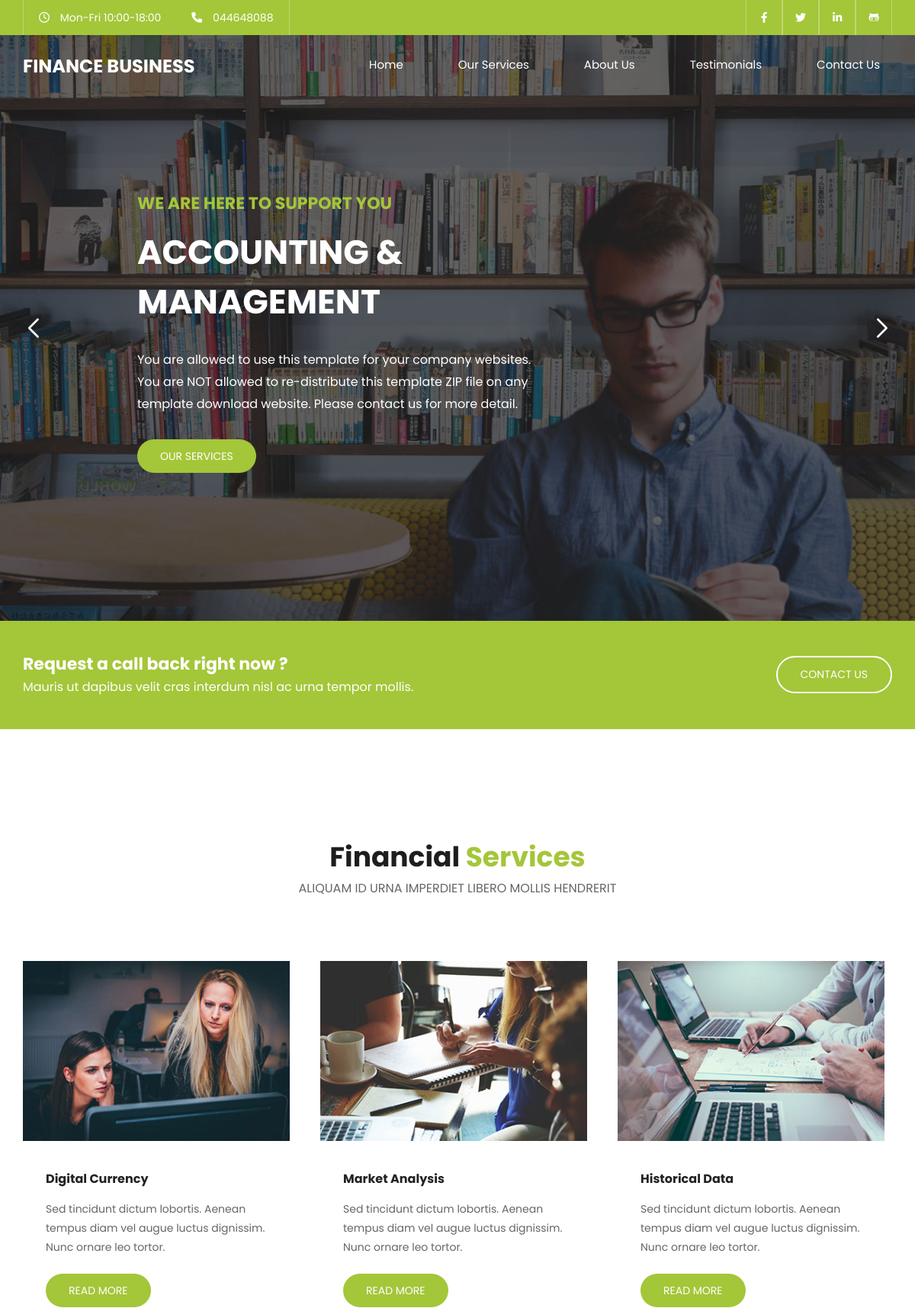
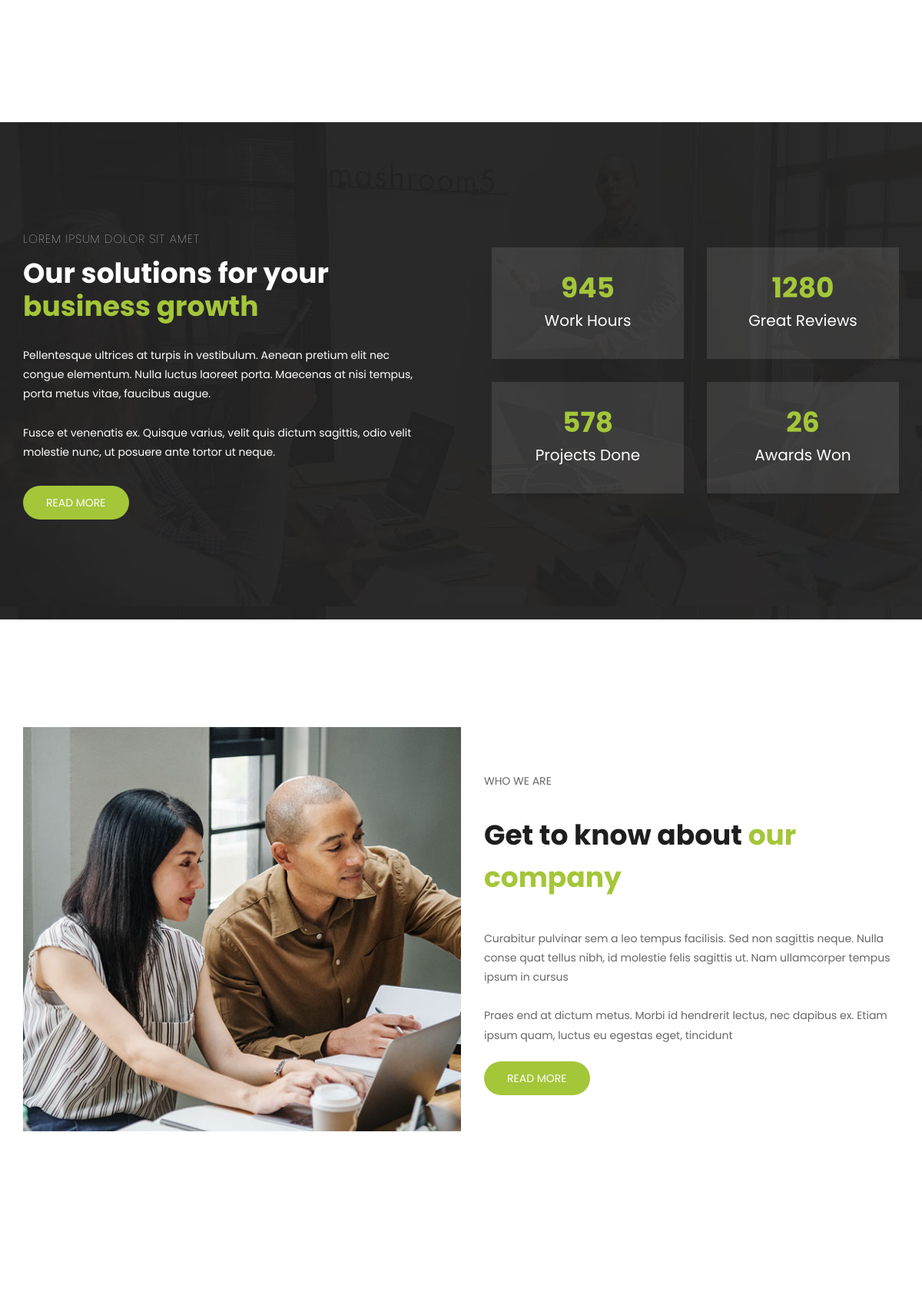
The page / (upper part) on the database its author committed (2 pictures, top to bottom).
### main/models.py (models this page shows, shortened)
class Header(models.Model):
    general_title = models.CharField('General Title', max_length=50)
    working_days = models.CharField('Working Days', max_length=30)
    phone = models.CharField('Phone Number', max_length=25)
    social1 = models.URLField('Social 1')
    social2 = models.URLField('Social 2')
    social3 = models.URLField('Social 3')
    social4 = models.URLField('Social 4')
    title = models.CharField('Title', max_length=30)
    path1 = models.CharField('Path 1', max_length=30)
    path2 = models.CharField('Path 2', max_length=30)
    path3 = models.CharField('Path 3', max_length=30)
    path4 = models.CharField('Path 4', max_length=30)
    path5 = models.CharField('Path 5', max_length=30)
    class Meta:
        verbose_name = 'Header'
        verbose_name_plural = 'Header'

class Home(models.Model):
    background = models.ImageField('Background')
    subtitle = models.CharField('Subtitle', max_length=50)
    title = models.CharField('Title', max_length=40)
    text = models.TextField('Text')
    button = models.CharField('Button', max_length=30)
    button_link = models.CharField('Button Link', max_length=20)
    class Meta:
        verbose_name = 'Home'
        verbose_name_plural = 'Home'

class Callback(models.Model):
    title = models.CharField('Title', max_length=50)
    text = models.TextField('Text')
    button = models.CharField('Button', max_length=30)
    button_link = models.CharField('Button Link', max_length=20)
    class Meta:
        verbose_name = 'Callback'
        verbose_name_plural = 'Callback'

class Title(models.Model):
    title1 = models.CharField('Services Title', max_length=40)
    colored_title1 = models.CharField('Services Colored Title', max_length=40)
    subtitle1 = models.CharField('Services Subtitle', max_length=50)
    title2 = models.CharField('About Title', max_length=40)
    colored_title2 = models.CharField('About Colored Title', max_length=40)
    subtitle2 = models.CharField('About Subtitle', max_length=50)
    title3 = models.CharField('Testomonials Title', max_length=40)
    colored_title3 = models.CharField('Testomonials Colored Title', max_length=40)
    subtitle3 = models.CharField('Testomonials Subtitle', max_length=50)
    title4 = models.CharField('Contact Title', max_length=40)
    colored_title4 = models.CharField('Contact Colored Title', max_length=40)
    subtitle4 = models.CharField('Contact Subtitle', max_length=50)

class Service(models.Model):
    img = models.ImageField('Image')
    title = models.CharField('Title', max_length=40)
    text = models.TextField('Text')
    button = models.CharField('Button', max_length=30)

class Info(models.Model):
    background = models.ImageField('Background')
    title = models.CharField('Contact Title', max_length=40)
    colored_title = models.CharField('Contact Colored Title', max_length=40)
    subtitle = models.CharField('Contact Subtitle', max_length=50)
    text1 = models.TextField('Text 1')
    text2 = models.TextField('Text 2')
    button = models.CharField('Button', max_length=30)

class Count(models.Model):
    num = models.IntegerField('Number')
    title = models.CharField('Title', max_length=30)

class About(models.Model):
    img = models.ImageField('Image')
    text1 = models.TextField('Text 1')
    text2 = models.TextField('Text 2')
    button = models.CharField('Button', max_length=30)
    button_link = models.URLField('Website Link')
    class Meta:
        verbose_name = 'About'
        verbose_name_plural = 'About'

### main/views.py (the view)
# urls.py: path('', views.index)
def index(request):
    header = Header.objects.first()
    home = Home.objects.all()
    callback = Callback.objects.first()
    titles = Title.objects.first()
    services = Service.objects.all()
    info = Info.objects.first()
    count = Count.objects.all()
    about = About.objects.first()
    testimonials = Testimonial.objects.all()
    sponsors = Sponsor.objects.all()
    if request.method == 'POST':
        form = ContactModelForm(request.POST)
        form2 = FooterContactModelForm(request.POST)
        if form.is_valid():
            Contact.objects.create(**form.cleaned_data)
            return redirect('/')
        if form2.is_valid():
            FooterContact.objects.create(**form2.cleaned_data)
            return redirect('/')
    else:
        form = ContactModelForm()
    return render(request, 'index.html', context={
        'header':header,
        'home':home,
        'callback':callback,
        'titles':titles,
        'services':services,
        'info':info,
        'count':count,
        'about':about,
        'testimonials':testimonials,
        'sponsors':sponsors,
    })

### main/templates/index.html (shortened to what this page needs)
{% load static %}
<!DOCTYPE html>
<html lang="en">
<head>
    <link rel="stylesheet" href="{% static 'css/style.css' %}">
    <link rel="stylesheet" href="{% static 'css/icon.css' %}">
    <link rel="stylesheet" href="https://cdn.jsdelivr.net/npm/swiper@11/swiper-bundle.min.css" />
</head>
<body>
    <header>
        <div class="header_container">
            <div class="top">
                <div class="top_container">
                    <ul>
                        <li><i class="fa-regular fa-clock"></i> {{ header.working_days }}</li>
                        <li><i class="fa-solid fa-phone"></i> {{ header.phone }}</li>
                    </ul>
                    <ul>
                        <li><a href="{{ header.social1 }}"><i class="fa-brands fa-facebook-f"></i></a></li>
                        <li><a href="{{ header.social2 }}"><i class="fa-brands fa-twitter"></i></a></li>
                        <li><a href="{{ header.social3 }}"><i class="fa-brands fa-linkedin-in"></i></a></li>
                        <li><a href="{{ header.social4 }}"><i class="fa-brands fa-github-alt"></i></a></li>
                    </ul>
                </div>
            </div>
            <div class="bottom">
                <div class="bottom_container">
                    <h2>{{ header.title }}</h2>
                    <ul>
                        <li><a href="#home">{{ header.path1 }}</a></li>
                        <li><a href="#services">{{ header.path2 }}</a></li>
                        <li><a href="#about">{{ header.path3 }}</a></li>
                        <li><a href="#testimonials">{{ header.path4 }}</a></li>
                        <li><a href="#contact">{{ header.path5 }}</a></li>
                    </ul>
                </div>
            </div>
        </div>
    </header>
    <div id="home" class="swiper mySwiper">
        <div class="swiper-wrapper">
            {% for i in home %}
                <div style="background-image: url({{ i.background.url }});" class="swiper-slide">
                    <div class="home_content">
                        <h4>{{ i.subtitle }}</h4>
                        <h1>{{ i.title }}</h1>
                        <p>{{ i.text }}</p>
                        <a href="#{{ i.button_link }}">{{ i.button }}</a>
                    </div>
                </div>
            {% endfor %}
        </div>
        <div class="swiper-button-next"></div>
        <div class="swiper-button-prev"></div>
      </div>
      <div class="home_bottom">
            <div class="home_bottom_container">
                <div>
                    <h4>{{ callback.title }}</h4>
                    <p>{{ callback.text }}</p>
                </div>
                <a href="#{{ callback.button_link }}">{{ callback.button }}</a>
            </div>
      </div>
      <section id="services">
        <div class="title">
            <h2>{{ titles.title1 }} <span>{{ titles.colored_title1 }}</span></h2>
            <p>{{ titles.subtitle1 }}</p>
        </div>
        <div class="services_container">
            {% for i in services %}
                <div class="services_content">
                    <img src={{ i.img.url }} />
                    <div class="info">
                        <h4>{{ i.title }}</h4>
                        <p>{{ i.text }}</p>
                        <a href="#about">{{ i.button }}</a>
                    </div>
                </div>
            {% endfor %}
        </div>
      </section>
      <section style="background-image: url({{ info.background.url }});" id="info">
        <div class="info_container">
            <div class="left">
                <h5>{{ info.subtitle }}</h5>
                <h2>{{ info.title }} <br /> <span>{{ info.colored_title }}</span></h2>
                <p>{{ info.text1 }}<br /><br />{{ info.text2 }}</p>
                <a href="#testimonials">{{ info.button }}</a>
            </div>
            <div class="right">
                {% for i in count %}
                    <div class="info_content">
                        <h2>{{ i.num }}</h2>
                        <h4>{{ i.title }}</h4>
                    </div>
                {% endfor %}
            </div>
        </div>
      </section>
      <section id="about">
        <div class="about_container">
            <img src={{ about.img.url }} />
            <div class="about_info">
                <div class="title">
                    <p>{{ titles.subtitle2 }}</p>
                    <h2>{{ titles.title2 }} <span>{{ titles.colored_title2 }}</span></h2>
                </div>
                <p>{{ about.text1 }}
                    <br />
                    <br />
                    {{ about.text2 }}
                </p>
                <a href="{{ about.button_link }}" target="_blank">{{ about.button }}</a>
            </div>
        </div>
      </section>
      <section id="testimonials">
      </section>
</body>
</html>

### rows shown on the page
Header: working_days "Mon-Fri 10:00-18:00", phone "044648088", title "FINANCE BUSINESS", path1 "Home", path2 "Our Services", path3 "About Us", path4 "Testimonials", path5 "Contact Us"
Home: background (picture), subtitle "WE ARE HERE TO SUPPORT YOU", title "ACCOUNTING & MANAGEMENT", text "You are allowed to use this template for your company websites. You are NOT allowed to re-distribute this template ZIP file on any template download website. Please contact us for more detail.", button "OUR SERVICES"
Callback: title "Request a call back right now ?", text "Mauris ut dapibus velit cras interdum nisl ac urna tempor mollis.", button "CONTACT US"
Title: title1 "Financial", colored_title1 "Services", subtitle1 "ALIQUAM ID URNA IMPERDIET LIBERO MOLLIS HENDRERIT", subtitle2 "WHO WE ARE", title2 "Get to know about", colored_title2 "our company"
Service: img (picture), title "Digital Currency", text "Sed tincidunt dictum lobortis. Aenean tempus diam vel augue luctus dignissim. Nunc ornare leo tortor.", button "READ MORE"
Service: img (picture), title "Market Analysis", text "Sed tincidunt dictum lobortis. Aenean tempus diam vel augue luctus dignissim. Nunc ornare leo tortor.", button "READ MORE"
Service: img (picture), title "Historical Data", text "Sed tincidunt dictum lobortis. Aenean tempus diam vel augue luctus dignissim. Nunc ornare leo tortor.", button "READ MORE"
Info: background (picture), subtitle "LOREM IPSUM DOLOR SIT AMET", title "Our solutions for your", colored_title "business growth", text1 "Pellentesque ultrices at turpis in vestibulum. Aenean pretium elit nec congue elementum. Nulla luctus laoreet porta. Maecenas at nisi tempus, porta metus vitae, faucibus augue.", text2 "Fusce et venenatis ex. Quisque varius, velit quis dictum sagittis, odio velit molestie nunc, ut posuere ante tortor ut neque.", button "READ MORE"
Count: num "945", title "Work Hours"
Count: num "1280", title "Great Reviews"
Count: num "578", title "Projects Done"
Count: num "26", title "Awards Won"
About: img (picture), text1 "Curabitur pulvinar sem a leo tempus facilisis. Sed non sagittis neque. Nulla conse quat tellus nibh, id molestie felis sagittis ut. Nam ullamcorper tempus ipsum in cursus", text2 "Praes end at dictum metus. Morbi id hendrerit lectus, nec dapibus ex. Etiam ipsum quam, luctus eu egestas eget, tincidunt", button "READ MORE"
